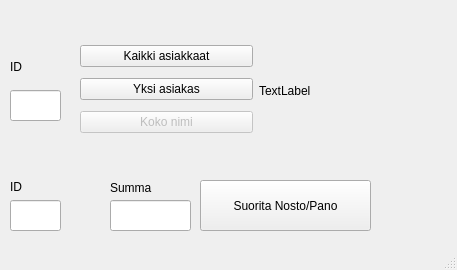
<?xml version="1.0" encoding="UTF-8"?>
<ui version="4.0">
 <class>MainWindow</class>
 <widget class="QMainWindow" name="MainWindow">
  <property name="geometry">
   <rect>
    <x>0</x>
    <y>0</y>
    <width>457</width>
    <height>270</height>
   </rect>
  </property>
  <property name="windowTitle">
   <string>MainWindow</string>
  </property>
  <widget class="QWidget" name="centralwidget">
   <widget class="QLineEdit" name="lineEditId">
    <property name="geometry">
     <rect>
      <x>10</x>
      <y>90</y>
      <width>51</width>
      <height>31</height>
     </rect>
    </property>
    <property name="font">
     <font>
      <pointsize>10</pointsize>
     </font>
    </property>
   </widget>
   <widget class="QWidget" name="layoutWidget">
    <property name="geometry">
     <rect>
      <x>80</x>
      <y>40</y>
      <width>351</width>
      <height>101</height>
     </rect>
    </property>
    <layout class="QHBoxLayout" name="horizontalLayout">
     <item>
      <layout class="QVBoxLayout" name="verticalLayout">
       <item>
        <widget class="QPushButton" name="getAllPersons">
         <property name="text">
          <string>Kaikki asiakkaat</string>
         </property>
        </widget>
       </item>
       <item>
        <widget class="QPushButton" name="getOneperson">
         <property name="text">
          <string>Yksi asiakas</string>
         </property>
        </widget>
       </item>
       <item>
        <widget class="QPushButton" name="getFullName">
         <property name="enabled">
          <bool>false</bool>
         </property>
         <property name="text">
          <string>Koko nimi</string>
         </property>
        </widget>
       </item>
      </layout>
     </item>
     <item>
      <widget class="QLabel" name="label_result">
       <property name="text">
        <string>TextLabel</string>
       </property>
      </widget>
     </item>
    </layout>
   </widget>
   <widget class="QLabel" name="label">
    <property name="geometry">
     <rect>
      <x>10</x>
      <y>60</y>
      <width>47</width>
      <height>14</height>
     </rect>
    </property>
    <property name="text">
     <string>ID</string>
    </property>
   </widget>
   <widget class="QLabel" name="label_2">
    <property name="geometry">
     <rect>
      <x>10</x>
      <y>180</y>
      <width>47</width>
      <height>14</height>
     </rect>
    </property>
    <property name="text">
     <string>ID</string>
    </property>
   </widget>
   <widget class="QLineEdit" name="lineEditRaiseId">
    <property name="geometry">
     <rect>
      <x>10</x>
      <y>200</y>
      <width>51</width>
      <height>31</height>
     </rect>
    </property>
    <property name="font">
     <font>
      <pointsize>10</pointsize>
     </font>
    </property>
   </widget>
   <widget class="QLineEdit" name="lineEditRaiseAmount">
    <property name="geometry">
     <rect>
      <x>110</x>
      <y>200</y>
      <width>81</width>
      <height>31</height>
     </rect>
    </property>
    <property name="font">
     <font>
      <pointsize>10</pointsize>
     </font>
    </property>
    <property name="text">
     <string/>
    </property>
   </widget>
   <widget class="QLabel" name="label_3">
    <property name="geometry">
     <rect>
      <x>110</x>
      <y>180</y>
      <width>61</width>
      <height>16</height>
     </rect>
    </property>
    <property name="text">
     <string>Summa</string>
    </property>
   </widget>
   <widget class="QPushButton" name="buttonRaise">
    <property name="geometry">
     <rect>
      <x>200</x>
      <y>180</y>
      <width>171</width>
      <height>51</height>
     </rect>
    </property>
    <property name="text">
     <string>Suorita Nosto/Pano</string>
    </property>
   </widget>
  </widget>
  <widget class="QMenuBar" name="menubar">
   <property name="geometry">
    <rect>
     <x>0</x>
     <y>0</y>
     <width>457</width>
     <height>21</height>
    </rect>
   </property>
  </widget>
  <widget class="QStatusBar" name="statusbar"/>
 </widget>
 <resources/>
 <connections/>
</ui>
